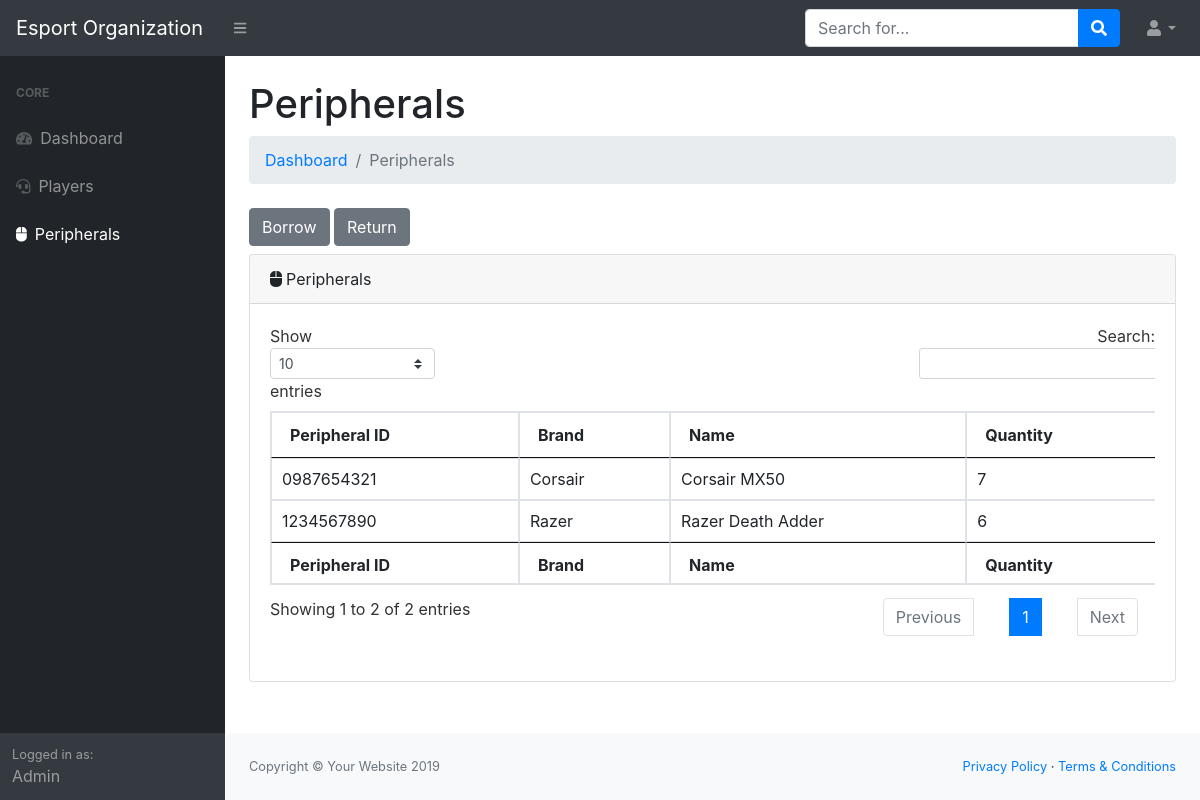
Before: /inventory.php with the older database file.
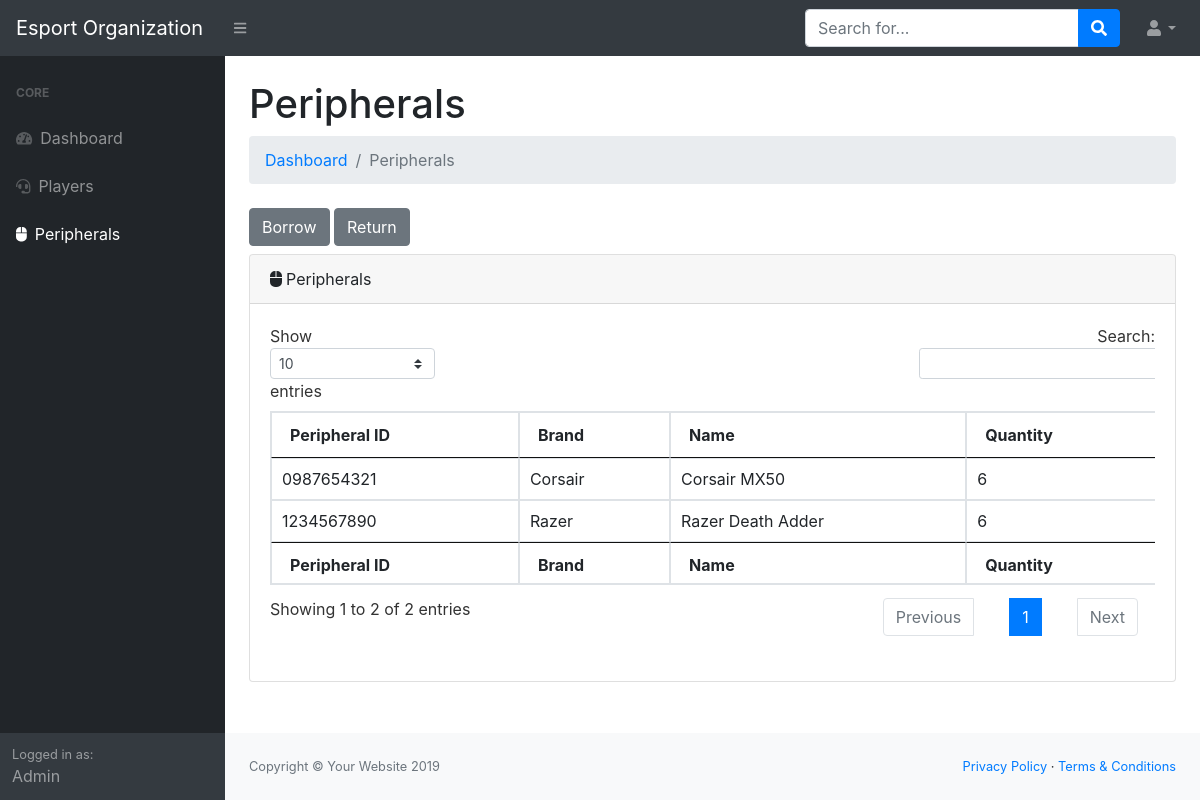
After: the same page with the newer database file.
### tables this page shows
CREATE TABLE `inventory` (
  `peripheralID` varchar(10) NOT NULL,
  `name` varchar(200) DEFAULT NULL,
  `brand` varchar(20) DEFAULT NULL,
  `quantity` int(11) DEFAULT NULL
);

### inventory.php (the view, shortened to what this page needs)
<!DOCTYPE html>
<html lang="en">
    <head>
        <link href="css/styles.css" rel="stylesheet" />
        <link href="css/datatables.css" rel="stylesheet" />
    </head>
    <body class="sb-nav-fixed">
        <nav class="sb-topnav navbar navbar-expand navbar-dark bg-dark">
            <a class="navbar-brand" href="index.html">Esport Organization</a><button class="btn btn-link btn-sm order-1 order-lg-0" id="sidebarToggle" href="#"><i class="fas fa-bars"></i></button
            >
            <form class="d-none d-md-inline-block form-inline ml-auto mr-0 mr-md-3 my-2 my-md-0">
                <div class="input-group">
                    <input class="form-control" type="text" placeholder="Search for..." aria-label="Search" aria-describedby="basic-addon2" />
                    <div class="input-group-append">
                        <button class="btn btn-primary" type="button"><i class="fas fa-search"></i></button>
                    </div>
                </div>
            </form>
            <ul class="navbar-nav ml-auto ml-md-0">
                <li class="nav-item dropdown">
                    <a class="nav-link dropdown-toggle" id="userDropdown" href="#" role="button" data-toggle="dropdown" aria-haspopup="true" aria-expanded="false"><i class="fas fa-user fa-fw"></i></a>
                </li>
            </ul>
        </nav>
        <div id="layoutSidenav">
            <div id="layoutSidenav_nav">
                <nav class="sb-sidenav accordion sb-sidenav-dark" id="sidenavAccordion">
                    <div class="sb-sidenav-menu">
                        <div class="nav">
                            <div class="sb-sidenav-menu-heading">Core</div>
                            <a class="nav-link" href="index.php"
                                ><div class="sb-nav-link-icon"><i class="fas fa-tachometer-alt"></i></div>
                                Dashboard</a
                            >
                            <a class="nav-link" href="tables.php"
                                ><div class="sb-nav-link-icon"><i class="fas fa-headset"></i></div>
                                Players</a
                            >
                            <a class="nav-link" href="inventory.php"
                                ><div class="sb-nav-link-icon"><i class="fas fa-mouse"></i></div>
                                Peripherals</a
                            >
                        </div>
                    </div>
                    <div class="sb-sidenav-footer">
                        <div class="small">Logged in as:</div>
                        Admin
                    </div>
                </nav>
            </div>
            <div id="layoutSidenav_content">
                <main>
                    <div class="container-fluid">
                        <h1 class="mt-4">Peripherals</h1>
                        <ol class="breadcrumb mb-4">
                            <li class="breadcrumb-item"><a href="index.php">Dashboard</a></li>
                            <li class="breadcrumb-item active">Peripherals</li>
                        </ol>
                        <input type="submit" class="btn btn-secondary mb-sm-2" data-toggle="modal" data-target="#borrow" name = "Borrow"  value = "Borrow">
                        <input type="submit" class="btn btn-secondary mb-sm-2" data-toggle="modal" data-target="#return" name = "return"  value = "Return">
                        <div class="card mb-4">
                            <div class="card-header"><i class="fas fa-mouse mr-1"></i>Peripherals</div>
                            <div class="card-body">
                                <div class="table-responsive">
                                    <table class="table table-bordered" id="dataTable" width="100%" cellspacing="0">
                                        <thead>
                                            <tr>
                                                <th>Peripheral ID</th>
                                                <th>Brand</th>
                                                <th>Name</th>
                                                <th>Quantity</th>
                                            </tr>
                                        </thead>
                                        <tfoot>
                                            <tr>
                                                <th>Peripheral ID</th>
                                                <th>Brand</th>
                                                <th>Name</th>
                                                <th>Quantity</th>
                                            </tr>
                                        </tfoot>
                                        <tbody>
                                            <tr>
                                                <?php
                                                        $con = mysqli_connect("localhost","root","","esport_org")
                                                            or die("Error in Connection");
                                                        $user_num = "SELECT * from inventory";
                                                        $user_count = mysqli_query($con,$user_num);
                                                        while($user = mysqli_fetch_array($user_count))
                                                        {
                                                                echo '<td>' .$user['peripheralID']. '</td>';
                                                                echo '<td>' .$user['brand']. '</td>';
                                                                echo '<td>' .$user['name']. '</td>';
                                                                echo '<td>' . $user['quantity']. '</td>';
                                                                echo '</tr>';
                                                        }
                                                ?>
                                        </tbody>
                                    </table>
                                </div>
                            </div>
                        </div>
                    </div>
                </main>
                <footer class="py-4 bg-light mt-auto">
                    <div class="container-fluid">
                        <div class="d-flex align-items-center justify-content-between small">
                            <div class="text-muted">Copyright &copy; Your Website 2019</div>
                            <div>
                                <a href="#">Privacy Policy</a>
                                &middot;
                                <a href="#">Terms &amp; Conditions</a>
                            </div>
                        </div>
                    </div>
                </footer>
            </div>
        </div>
    </body>
</html>

Changed rows visible on the page:
changed inventory "Corsair": quantity "7" → "6"
